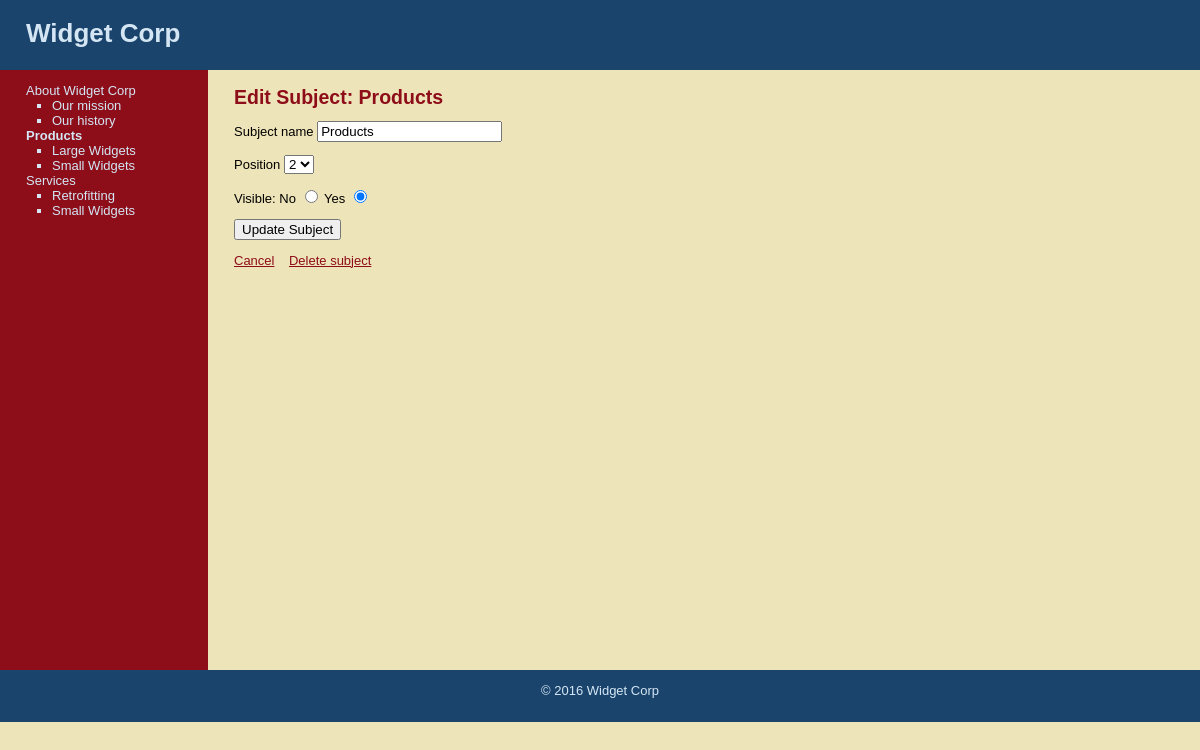
The app's page /013-building_cms/05_project_adding_pages_and_crud/public/edit_subject.php?subject=2 with its own data.
### tables this page shows
CREATE TABLE subjects (
	id INT(11) NOT NULL AUTO_INCREMENT,
	menu_name VARCHAR(30) NOT NULL,
	position INT(3) NOT NULL,
	visible TINYINT(1) NOT NULL DEFAULT TRUE,
	PRIMARY KEY(id)
);

CREATE TABLE pages(
	id INT(11) NOT NULL AUTO_INCREMENT,
	subject_id INT(11) NOT NULL,
	menu_name VARCHAR(30) NOT NULL,
	position INT(3) NOT NULL,
	visible TINYINT(1) NOT NULL,
	content TEXT,
	PRIMARY KEY (id),
	INDEX (subject_id),
	creation_date DATETIME NOT NULL DEFAULT NOW(),
	modification_date DATETIME NOT NULL DEFAULT NOW()
);

### 013-building_cms/05_project_adding_pages_and_crud/includes/functions/functions.php (called while the page is built, shortened)
<?php
function find_subjects_count() {
	return mysqli_num_rows(find_all_subjects());
}
function find_all_subjects() {
	global $connection;
	$subject_query = 'SELECT * FROM subjects ';
	$subject_query .= 'ORDER BY position ASC';
	$subjects_result_set = mysqli_query($connection, $subject_query);
	return $subjects_result_set;
}
function find_pages_by_subject_id($subject_id) {
	global $connection;
	$safe_subject_id = mysqli_real_escape_string($connection, $subject_id);
	$pages_query = 'SELECT * FROM pages ';
	$pages_query .= 'WHERE subject_id = ' . $safe_subject_id;
	$pages_result_set = mysqli_query($connection, $pages_query);
	return $pages_result_set;
}
function find_subject_by_id($subject_id) {
	global $connection;
	$safe_subject_id = mysqli_real_escape_string($connection, $subject_id);
	$subject_query = 'SELECT * FROM subjects ';
	$subject_query .= 'WHERE id = ' . $safe_subject_id;
	$subject_query .= ' LIMIT 1';
	$subjects_result_set = mysqli_query($connection, $subject_query);
	$subject = mysqli_fetch_assoc($subjects_result_set);
	return $subject ? $subject : null;
}
function find_selected_page() {
	$current_subject = isset($_GET['subject']) ? find_subject_by_id($_GET['subject']) : null;
	$current_page = isset($_GET['page']) ? find_page_by_id($_GET['page']) : null;
}

### 013-building_cms/05_project_adding_pages_and_crud/public/edit_subject.php (the view, shortened to what this page needs)
<?php require_once '../includes/functions/functions.php' ?>
<?php  find_selected_page() ?>
<?php include '../includes/layouts/header.inc.php' ?>
<div id="main">
	<div id="navigation">
		<?php include '../includes/layouts/snippets/navigation.php' ?>
	</div>
	<div id="page">
		<h2>Edit Subject: <?= $current_subject['menu_name'] ?></h2>
		<form action="edit_subject.php?subject=<?= urlencode($current_subject['id']) ?>" method="post">
			<p>
				<label for="menu_name">Subject name</label>
				<input type="text" id="menu_name" name="menu_name" value="<?= htmlentities($current_subject['menu_name']) ?>">
			</p>
			<p>
				<label for="position">Position</label>
				<select name="position" id="position">
					<?php  for($count = 1; $count < find_subjects_count(); $count ++) : ?>
					<option value="<?= $count ?>" <?php if($current_subject['position'] == $count) echo 'selected' ?>><?= $count ?></option>
					<?php endfor; ?>
				</select>
			</p>
			<p>
				Visible:
				<label for="not_visible">No</label>
				<input type="radio" id="not_visible" name="visible" value="0" <?php if($current_subject['visible'] == 0) echo 'checked' ?>>
				<label for="visible">Yes</label>
				<input type="radio" id="visible" name="visible" value="1" <?php if($current_subject['visible'] == 1) echo 'checked' ?>>
			</p>
			<p>
				<input type="submit" value="Update Subject">
			</p>
		</form>
		<a href="manage_content.php">Cancel</a>
		<a href="delete_subject.php?subject=<?= urlencode($current_subject['id']) ?>" onclick="return confirm('Are you sure?')">Delete subject</a>
	</div>
</div>
<?php include '../includes/layouts/footer.inc.php' ?>

### 013-building_cms/05_project_adding_pages_and_crud/includes/layouts/snippets/navigation.php (shortened to what this page needs)
<?php $subjects_result_set  = find_all_subjects() ?>
<ul class="subjects">
	<?php while($subject = mysqli_fetch_assoc($subjects_result_set)) : ?>
	<li <?php if($current_subject && $subject['id'] == $current_subject['id']) echo "class=\"selected\"" ?>>
		<a href="manage_content.php?subject=<?= urlencode($subject['id']) ?>">
			<?= htmlentities($subject['menu_name']) ?>
		</a>
		<?php $pages_result_set = find_pages_by_subject_id($subject['id']); ?>
		<ul class="pages">
			<?php while($page = mysqli_fetch_assoc($pages_result_set)) : ?>
			<li <?php if($current_page && $page['id'] == $current_page['id']) echo "class=\"selected\"" ?>>
				<a href="manage_content.php?page=<?= urlencode($page['id']) ?>">
					<?= htmlentities($page['menu_name']) ?>
				</a>
			</li>
			<?php endwhile; ?>
		</ul>
	</li>
	<?php endwhile; ?>
</ul>

### 013-building_cms/05_project_adding_pages_and_crud/public/css/public.css (style rules this page uses)
html { width: 100%; height: 100%; }
body { width: 100%; height: 100%; margin: 0; padding: 0; border: 0; font-family: Verdana, Arial, Helvetica, sans-serif; font-size: 13px; line-height: 15px; background: #EEE4B9; }
a { color: #8D0D19; }
#main { height: 600px; width: 100%; margin: 0; padding: 0; background: #EEE4B9; }
#navigation { float: left; width: 156px; height: 100%; margin: 0; padding: 0 2em; color: #D4E6F4; background: #8D0D19; }
#navigation a { color: #D4E6F4; text-decoration: none; }
ul.subjects, ul.data { margin: 1em 0px; padding-left: 0; list-style: none; }
ul.pages { padding-left: 2em; list-style: square; font-weight: normal; }
.selected { font-weight: bold; }
#page { float: left; height: 100px; padding-left: 2em; vertical-align: top; background: #EEE4B9 }
#page h2 { color: #8D0D19; margin-top: 1em; }

### records on screen
subjects: menu_name "About Widget Corp"
pages: menu_name "Our mission"
pages: menu_name "Our history"
subjects: menu_name "Products", position "2", visible "☐ No", visible "☑ Yes"
pages: menu_name "Large Widgets"
pages: menu_name "Small Widgets"
subjects: menu_name "Services"
pages: menu_name "Retrofitting"
pages: menu_name "Small Widgets"
